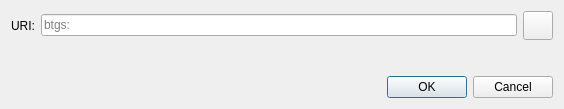
<?xml version="1.0" encoding="UTF-8"?>
<ui version="4.0">
 <class>OpenURIDialog</class>
 <widget class="QDialog" name="OpenURIDialog">
  <property name="geometry">
   <rect>
    <x>0</x>
    <y>0</y>
    <width>564</width>
    <height>109</height>
   </rect>
  </property>
  <property name="windowTitle">
   <string>Open URI</string>
  </property>
  <layout class="QVBoxLayout" name="verticalLayout">
   <item>
    <layout class="QHBoxLayout" name="horizontalLayout">
     <item>
      <widget class="QLabel" name="label">
       <property name="text">
        <string>URI:</string>
       </property>
      </widget>
     </item>
     <item>
      <widget class="QValidatedLineEdit" name="uriEdit">
       <property name="placeholderText">
        <string notr="true">btgs:</string>
       </property>
      </widget>
     </item>
     <item>
      <widget class="QToolButton" name="pasteButton">
       <property name="toolTip">
        <string extracomment="Tooltip text for button that allows you to paste an address that is in your clipboard.">Paste address from clipboard</string>
       </property>
       <property name="text">
        <string/>
       </property>
       <property name="iconSize">
        <size>
         <width>22</width>
         <height>22</height>
        </size>
       </property>
      </widget>
     </item>
    </layout>
   </item>
   <item>
    <spacer name="verticalSpacer">
     <property name="orientation">
      <enum>Qt::Vertical</enum>
     </property>
     <property name="sizeHint" stdset="0">
      <size>
       <width>20</width>
       <height>40</height>
      </size>
     </property>
    </spacer>
   </item>
   <item>
    <widget class="QDialogButtonBox" name="buttonBox">
     <property name="orientation">
      <enum>Qt::Horizontal</enum>
     </property>
     <property name="standardButtons">
      <set>QDialogButtonBox::Cancel|QDialogButtonBox::Ok</set>
     </property>
    </widget>
   </item>
  </layout>
 </widget>
 <customwidgets>
  <customwidget>
   <class>QValidatedLineEdit</class>
   <extends>QLineEdit</extends>
   <header>qt/qvalidatedlineedit.h</header>
  </customwidget>
 </customwidgets>
 <resources>
  <include location="../dash.qrc"/>
 </resources>
 <connections>
  <connection>
   <sender>buttonBox</sender>
   <signal>accepted()</signal>
   <receiver>OpenURIDialog</receiver>
   <slot>accept()</slot>
   <hints>
    <hint type="sourcelabel">
     <x>248</x>
     <y>254</y>
    </hint>
    <hint type="destinationlabel">
     <x>157</x>
     <y>274</y>
    </hint>
   </hints>
  </connection>
  <connection>
   <sender>buttonBox</sender>
   <signal>rejected()</signal>
   <receiver>OpenURIDialog</receiver>
   <slot>reject()</slot>
   <hints>
    <hint type="sourcelabel">
     <x>316</x>
     <y>260</y>
    </hint>
    <hint type="destinationlabel">
     <x>286</x>
     <y>274</y>
    </hint>
   </hints>
  </connection>
 </connections>
</ui>
